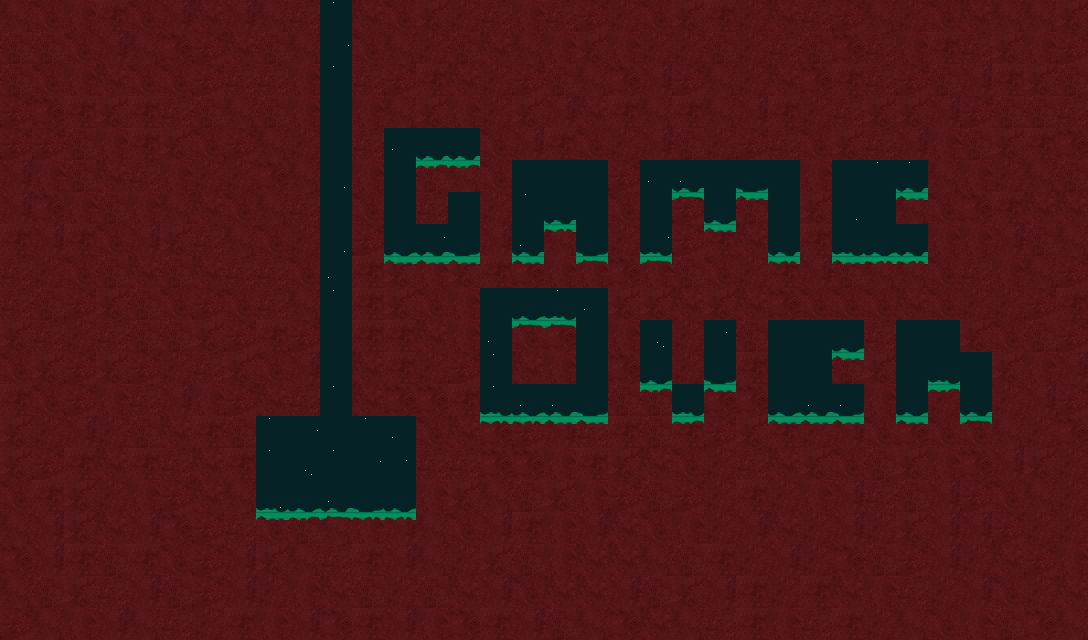

Rendered tile map (Tiled .tmx) drawn with the repository's tilesets; below, a short description and the map source with its tile grids summarised:
An orthogonal 34x20 tile map with 32x32 px tiles, 4 tile layers (collide, nocollide, Tile Layer 2, infront_grass), 4 tilesets.

<map version="1.0" orientation="orthogonal" width="34" height="20" tilewidth="32" tileheight="32">
 <tileset firstgid="1" name="Night9_01" tilewidth="32" tileheight="32">
  <image source="images/Night9_01.png" width="128" height="128" />
 </tileset>
 <tileset firstgid="17" name="GrassTop4_01" tilewidth="32" tileheight="32">
  <image source="images/GrassTop4_01.png" width="128" height="32" />
 </tileset>
 <tileset firstgid="21" name="Mud4_02" tilewidth="32" tileheight="32">
  <properties>
   <property name="blocked" value="true" />
  </properties>
  <image source="images/Mud4_02.png" width="144" height="96" />
 </tileset>
 <tileset firstgid="33" name="grassbottom" tilewidth="32" tileheight="32">
  <image source="images/grassbottom.png" width="128" height="32" />
 </tileset>
 <layer name="collide" width="34" height="20">
  <properties>
   <property name="render-index" value="-10000" />
  </properties>
  <data>[680 cells, 655 non-empty, 28 distinct tile ids]</data>
 </layer>
 <layer name="nocollide" width="34" height="20">
  <properties>
   <property name="render-index" value="-9500" />
  </properties>
  <data>[680 cells, 25 non-empty, 9 distinct tile ids]</data>
 </layer>
 <layer name="Tile Layer 2" width="34" height="20">
  <properties>
   <property name="render-index" value="5000" />
  </properties>
  <data>[680 cells, 38 non-empty, 4 distinct tile ids]</data>
 </layer>
 <layer name="infront_grass" width="34" height="20">
  <properties>
   <property name="render-index" value="5000" />
  </properties>
  <data>[680 cells, 38 non-empty, 4 distinct tile ids]</data>
 </layer>
</map>
